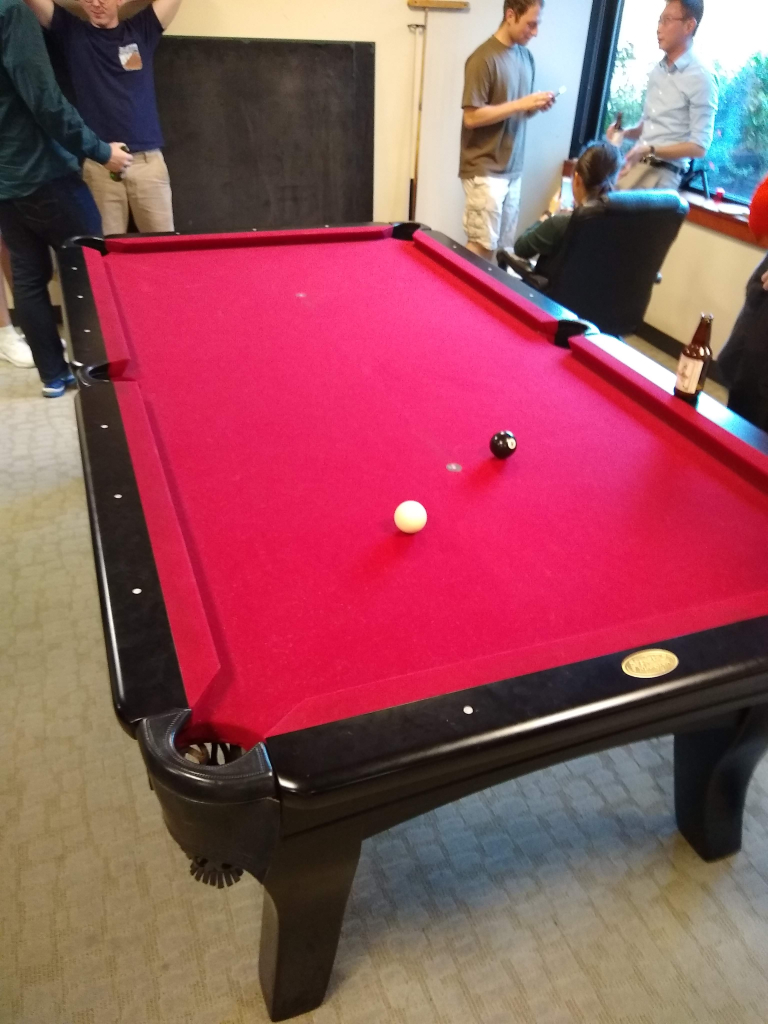
#> input picture images/1.jpg, 3072 x 4096 px (shown at 1/4 size)
$ python model.py
#> lines starting #> are read from the running program, lines starting #| are printed output that depends on the picture; after the words box and inside, x2 and y2 are one past the last pixel; in counts of white or black regions, pixels touching at a corner belong together
# -*- coding: utf-8 -*-
"""
Created on Tue Oct 22 23:39:11 2019

@author: rossd
"""

import cv2
import numpy as np
import matplotlib.pyplot as plt

from skimage.filters import frangi

class LineSegment:
    def __init__(self, x1, y1, x2, y2):
        self.x1 = x1
        self.y1 = y1
        self.x2 = x2
        self.y2 = y2

    def pt1(self):
        return np.array([self.x1, self.y1])

    def pt2(self):
        return np.array([self.x2, self.y2])

    def mid(self):
        return 0.5*(self.pt1() + self.pt2())

    def dir(self):
        dpt = self.pt2()-self.pt1()
        return dpt/np.linalg.norm(dpt)

    def cos2(self, l):
        return (np.dot(self.dir(), l.dir()))**2

    def inter(self, l):
        A = np.array([[self.x2-self.x1, l.x1 - l.x2], [self.y2-self.y1, l.y1 - l.y2]])
        b = np.array([l.x1 - self.x1, l.y1 - self.y1])
        x = np.linalg.solve(A, b)
        return np.array([(1-x[0])*self.x1 + x[0]*self.x2, (1-x[0])*self.y1 + x[0]*self.y2])

    def extend(self):
        slope = (self.y2 - self.y1)/(self.x2-self.x1)
        return Line(slope, 1, -slope*self.x1 - self.y1)

    def __str__(self):
        return "(%.1f, %.1f) to (%.1f, %.1f)" % (self.x1, self.y1, self.x2, self.y2)

    def __repr__(self):
        return self.__str__()

class Line:
    def __init__(self, A, B, C):
        self.A = A
        self.B = B
        self.C = C

    def dist(self, pt):
        return np.abs((self.A*pt[0] + self.B*pt[1] + self.C)/np.sqrt(self.A*self.A + self.B*self.B + self.C*self.C))

def line_detect(im):
    blur = cv2.blur(im, (5, 5))

    if len(blur.shape) == 3:
        gray = blur[:, :, 0]
    else:
        gray = blur

    high_thresh, _ = cv2.threshold(
        gray, 0, 255, cv2.THRESH_BINARY + cv2.THRESH_OTSU)
    edges = cv2.Canny(gray, 0.5*high_thresh, high_thresh)
    cv2lines = cv2.HoughLinesP(edges, 1, np.pi/180,
                            threshold=100, minLineLength=400, maxLineGap=50)

    lines = list(map(lambda x: LineSegment(*x[0]), cv2lines))

    return lines

def filter_lines(lines, cos2_thresh = .95, dist_thresh = 0.5):
    new_lines = []
    for l in lines:
        fresh = True
        for i in range(len(new_lines)):
            if new_lines[i].cos2(l) > cos2_thresh and new_lines[i].extend().dist(l.mid()) < dist_thresh:
                fresh = False
                break
        if fresh:
            new_lines.append(l)
    return new_lines

def draw_lines(im, lines):

    im2 = im.copy()
    for i, line in enumerate(lines):
        cv2.line(im2, (line.x1, line.y1), (line.x2, line.y2), (0, 255, 0), 20)
        cv2.putText(im2, str(i), (int(line.mid()[0]), int(line.mid()[1])), cv2.FONT_HERSHEY_PLAIN, 10, (0, 0, 255), 20)
    return im2

def draw_rect(im, r):
    im2 = im.copy()
    for i in range(len(r)):
        cv2.line(im2, (int(r[i][0]), int(r[i][1])), (int(r[(i+1) % len(r)][0]), int(r[(i+1) % len(r)][1])), (0, 255, 0), 20)
        cv2.putText(im2, str(i), (int(r[i][0]), int(r[i][1])), cv2.FONT_HERSHEY_PLAIN, 10, (0, 0, 255), 20)
    return im2

def find_rect(l1, l2, l3, l4):
    xs = [(x, l1.cos2(x)) for x in (l2, l3, l4)]
    xs.sort(key = lambda x: x[1])
    pairs = [(l1, xs[0][0]), (xs[0][0], xs[2][0]), (xs[2][0], xs[1][0]), (xs[1][0], l1)]

    rect_vertices = np.float32(list(map(lambda x: x[0].inter(x[1]), pairs[:4])))
    return rect_vertices

def extract_table(im, r):
    pts = np.float32([[0,2000],[1000,2000],[1000, 0],[0,0]])

    M = cv2.getPerspectiveTransform(r,pts)
    return cv2.warpPerspective(im,M,(1000, 2000))

# [92 lines left out: functions contour, plot_img, Normalize, Harris_Corner, not called in this run]


def get_mask(im, sensitivity, center):  # 36

    lower_hsv = np.array([center - sensitivity, 20, 20])
    upper_hsv = np.array([center + sensitivity, 255, 255])

    mask = cv2.inRange(im, lower_hsv, upper_hsv)
    kernel = cv2.getStructuringElement(cv2.MORPH_ELLIPSE, (11, 11))
    mask = cv2.morphologyEx(mask, cv2.MORPH_CLOSE, kernel)

    def sharpen_image(image):
        image_blurred = cv2.GaussianBlur(image, (0, 0), 3)
        image_sharp = cv2.addWeighted(image, 1.5, image_blurred, -0.5, 0)
        return image_sharp

    sharpmask = sharpen_image(mask)
    return sharpmask.astype(int)


def plot_img(im):
    # plot the image and some data to help create good filters
    fig, ax = plt.subplots(6, 5, figsize=(20, 10))

    ax[0, 0].set_title("Image")
    ax[0, 0].imshow(im)

    ax[0, 1].set_title("Vertical Average (top to bottom)")
    ax[0, 1].plot(np.arange(im.shape[0]), np.mean(im[:, :, 0], 1), c='red')
    ax[0, 1].plot(np.arange(im.shape[0]), np.mean(im[:, :, 1], 1), c='green')
    ax[0, 1].plot(np.arange(im.shape[0]), np.mean(im[:, :, 2], 1), c='blue')

    ax[0, 2].set_title("Horizontal Average (left to right)")
    ax[0, 2].plot(np.arange(im.shape[1]), np.mean(im[:, :, 0], 0), c='red')
    ax[0, 2].plot(np.arange(im.shape[1]), np.mean(im[:, :, 1], 0), c='green')
    ax[0, 2].plot(np.arange(im.shape[1]), np.mean(im[:, :, 2], 0), c='blue')

    for i in range(5):
        for j in range(5):
            ax[i+1, j].imshow(get_mask(im, 30*i+80, 50+30*j))

    plt.show()
    return


im = cv2.cvtColor(cv2.imread('images/1.jpg'), cv2.COLOR_BGR2RGB)
lines = line_detect(im)
#> in line_detect, `gray = blur[:, :, 0]`:
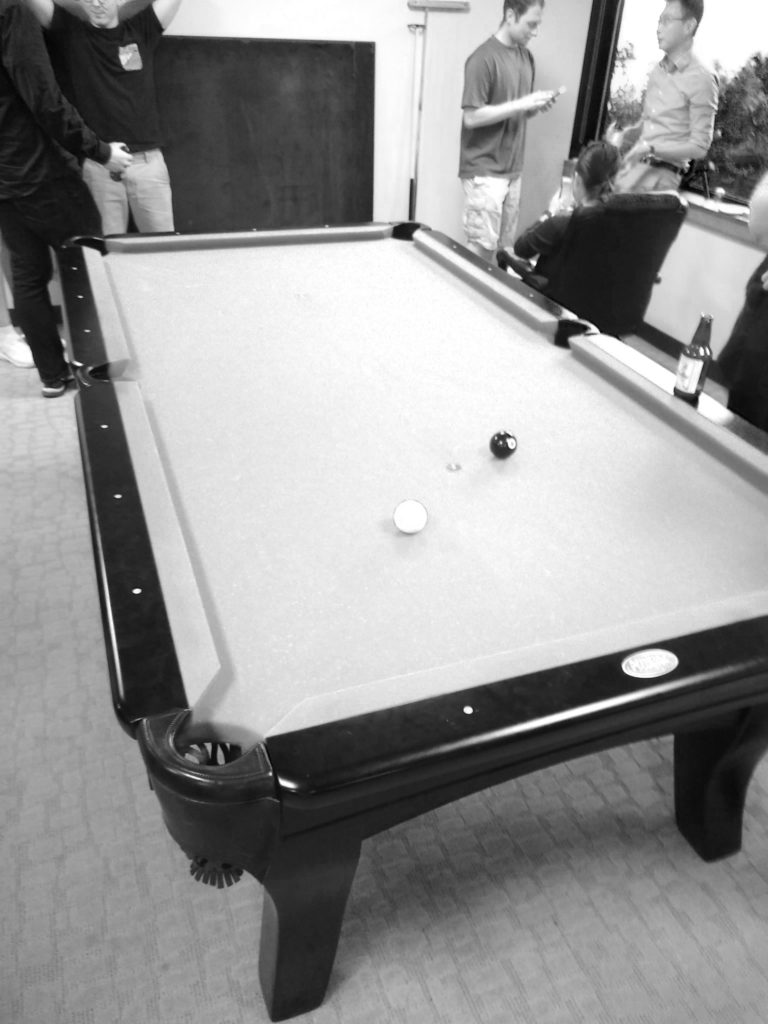
#> gray: shape (4096, 3072) (shown at 1/4 size); min 0, max 255, mean 148
#> in line_detect, `high_thresh, _ = cv2.threshold( gray, 0, 255, cv2.THRESH_BINARY + cv2...`: high_thresh = 129
#> in line_detect, `edges = cv2.Canny(gray, 0.5*high_thresh, high_thresh)`:
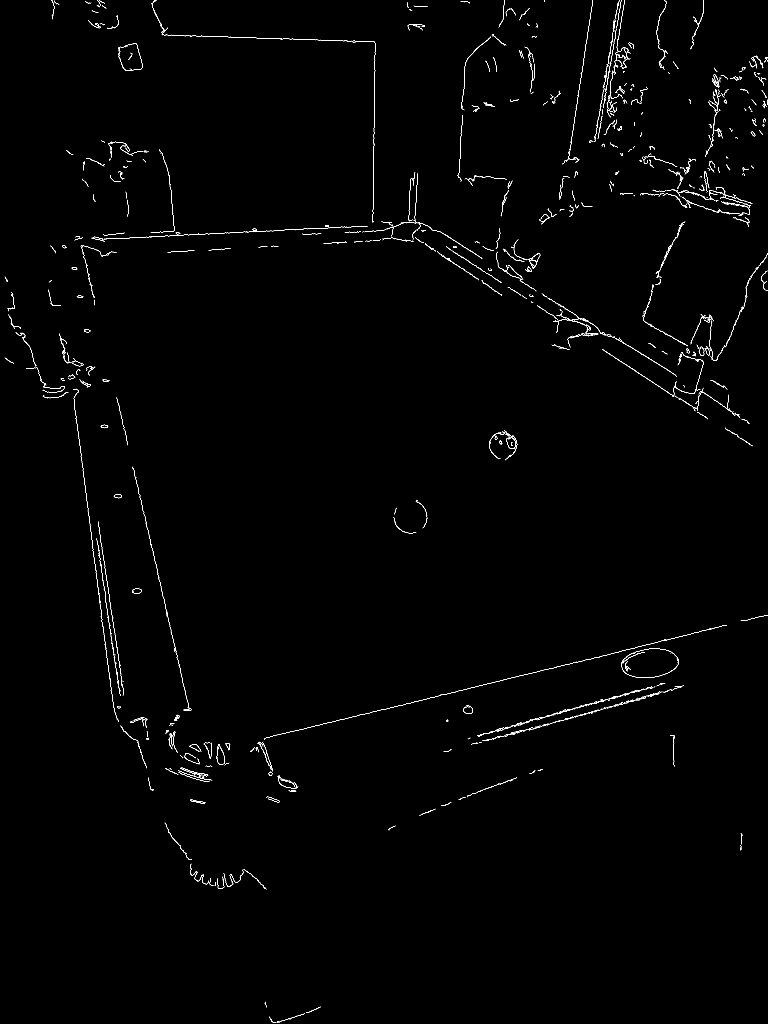
#> edges: shape (4096, 3072) (shown at 1/4 size); 0.42% white in thin lines or dots
#> in line_detect, `cv2lines = cv2.HoughLinesP(edges, 1, np.pi/180, threshold=100, minLine..`: cv2lines = 39 rows, first 6: [650, 138, 1499, 168], [534, 1873, 757, 2841], [2179, 2680, 2899, 2501], [477, 954, 1385, 907], [535, 1875, 758, 2841], [1784, 986, 2227, 1274]
#> in line_detect, `lines = list(map(lambda x: LineSegment(*x[0]), cv2lines))`: lines = 39 items
#> lines = 39 items
flines = filter_lines(lines)
#> the loop in filter_lines, `for l in lines:` made 39 passes
#> after the loop in filter_lines, `for l in lines:`: new_lines = 7 items
#> flines = 7 items

r = find_rect(flines[1], flines[2], flines[3], flines[4])
#> r = [[798.9, 3023.1], [3778.2, 2282.4], [1642, 893.7], [324.1, 961.9]]

fig, ax = plt.subplots(1, 3, figsize=(20, 7))
ax[0].imshow(draw_lines(im, flines), cmap='gray')
#> the loop in draw_lines, `for i, line in enumerate(lines):` made 7 passes

# # ax[1].imshow(frangi(im[:,:,1],beta=1.5))
ax[1].imshow(draw_rect(im, r), cmap='gray')
#> the loop in draw_rect, `for i in range(len(r)):` made 4 passes
ax[2].imshow(extract_table(im, r), cmap='gray')
#> in extract_table, `M = cv2.getPerspectiveTransform(r,pts)`: M = [[5.5, -1.27, -563.5], [1.2, 23.1, -22603.8], [-0.000352, 0.00773, 1]]
#> in extract_table, `return cv2.warpPerspective(im,M,(1000, 2000))`:
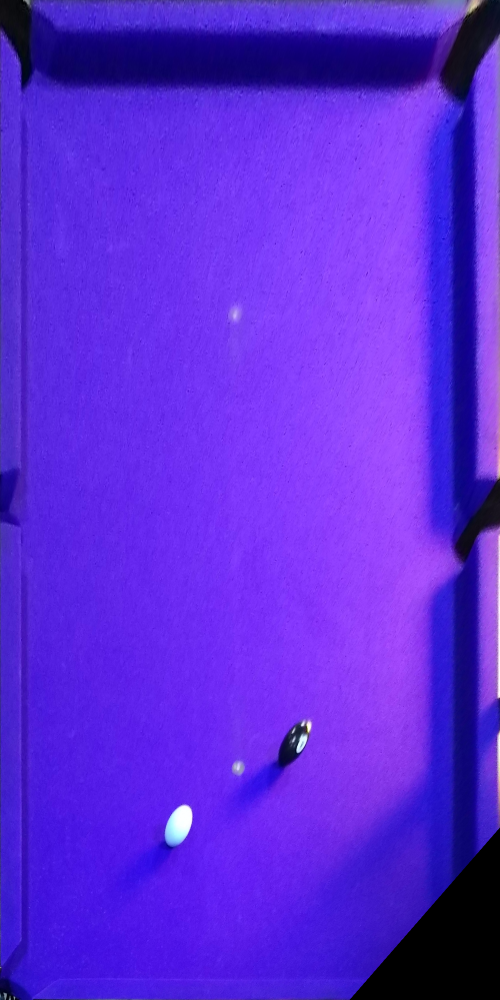
#> returned value: shape (2000, 1000, 3) (shown at 1/2 size); mean of channels 0, 1, 2 216, 41.4, 93.7; drawn as B, G, R
plt.show()
# #ax[1].imshow(get_mask(im, 35))
# plot_img(im)

im = cv2.cvtColor(cv2.imread('images/2.jpg'),cv2.COLOR_BGR2RGB)
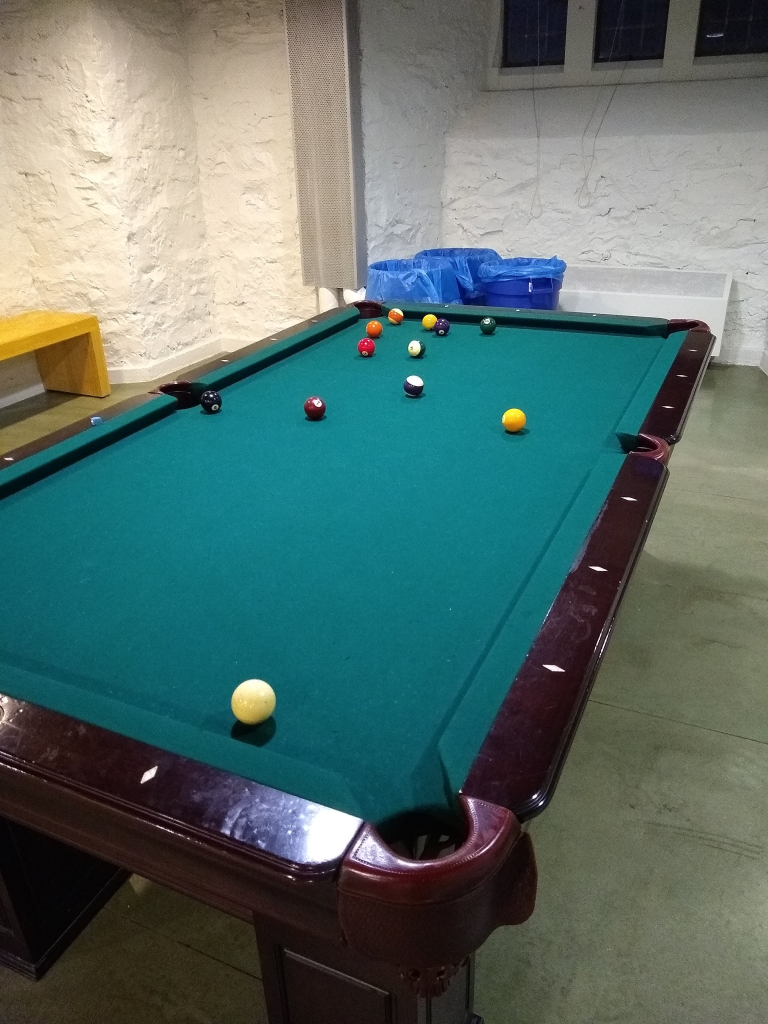
#> input picture images/2.jpg, 3072 x 4096 px (shown at 1/4 size)
#> the loop in plot_img, `for i in range(5):` made 5 passes
#> pass 1, in get_mask, `mask = cv2.morphologyEx(mask, cv2.MORPH_CLOSE, kernel)`:
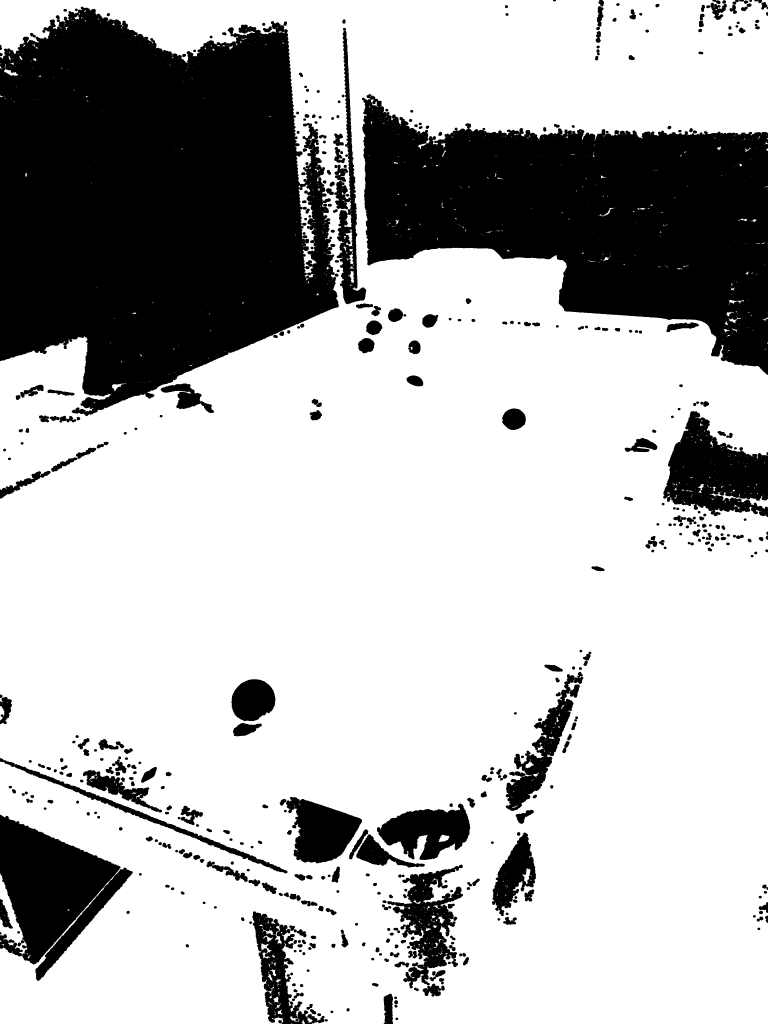
#> mask: shape (4096, 3072) (shown at 1/4 size); 71.9% white; 500 black regions, largest, box (x1, y1, x2, y2) and area: (0, 26, 1355, 1665) 1631240, (1448, 376, 3072, 1500) 1041955, (0, 3259, 482, 3858) 150012
#> pass 1, in get_mask (call 2), `mask = cv2.inRange(im, lower_hsv, upper_hsv)`:
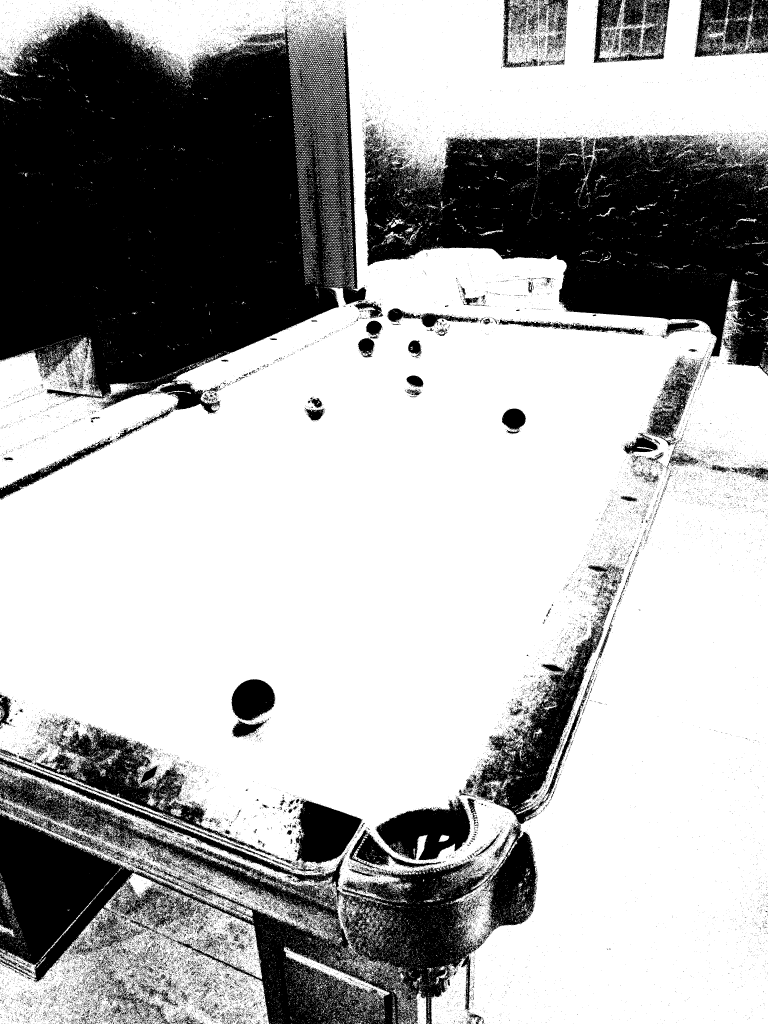
#> mask: shape (4096, 3072) (shown at 1/4 size); 66.8% white; 41033 black regions (39332 under 20 px), largest, box (x1, y1, x2, y2) and area: (0, 46, 1465, 1653) 1702598, (1454, 506, 3072, 1504) 890490, (0, 2484, 2415, 4096) 879794
#> (the run stopped early here; a loop or call above may not have finished)
